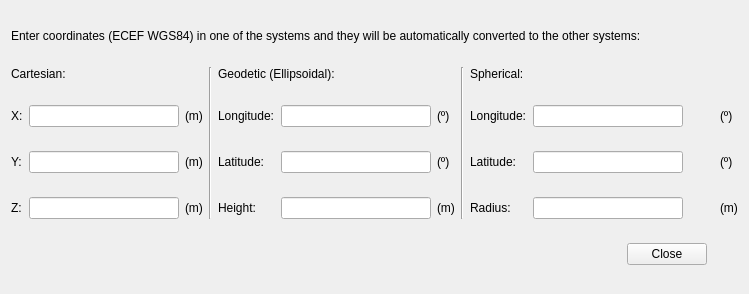
<?xml version="1.0" encoding="UTF-8"?>
<ui version="4.0">
 <class>GNSS_Coord_converter</class>
 <widget class="QDialog" name="GNSS_Coord_converter">
  <property name="geometry">
   <rect>
    <x>0</x>
    <y>0</y>
    <width>749</width>
    <height>294</height>
   </rect>
  </property>
  <property name="minimumSize">
   <size>
    <width>749</width>
    <height>294</height>
   </size>
  </property>
  <property name="maximumSize">
   <size>
    <width>749</width>
    <height>294</height>
   </size>
  </property>
  <property name="windowTitle">
   <string>GNSS Coordinate Converter</string>
  </property>
  <layout class="QGridLayout" name="gridLayout">
   <item row="3" column="2">
    <widget class="QLabel" name="label_18">
     <property name="sizePolicy">
      <sizepolicy hsizetype="Fixed" vsizetype="Fixed">
       <horstretch>0</horstretch>
       <verstretch>0</verstretch>
      </sizepolicy>
     </property>
     <property name="styleSheet">
      <string notr="true">color: rgb(0, 0, 0);</string>
     </property>
     <property name="text">
      <string>(m)</string>
     </property>
    </widget>
   </item>
   <item row="2" column="1">
    <widget class="QLineEdit" name="lineEditCoordConvX">
     <property name="sizePolicy">
      <sizepolicy hsizetype="Fixed" vsizetype="Fixed">
       <horstretch>0</horstretch>
       <verstretch>0</verstretch>
      </sizepolicy>
     </property>
     <property name="minimumSize">
      <size>
       <width>150</width>
       <height>0</height>
      </size>
     </property>
     <property name="clearButtonEnabled">
      <bool>true</bool>
     </property>
    </widget>
   </item>
   <item row="2" column="4">
    <widget class="QLabel" name="label_10">
     <property name="sizePolicy">
      <sizepolicy hsizetype="Fixed" vsizetype="Fixed">
       <horstretch>0</horstretch>
       <verstretch>0</verstretch>
      </sizepolicy>
     </property>
     <property name="toolTip">
      <string>Geodetic longitude coordinate component (in degrees). &lt;br&gt;Longitude interval is [-180..180].</string>
     </property>
     <property name="styleSheet">
      <string notr="true">color: rgb(0, 0, 0);</string>
     </property>
     <property name="text">
      <string>Longitude:</string>
     </property>
    </widget>
   </item>
   <item row="4" column="11">
    <widget class="QLabel" name="label_25">
     <property name="sizePolicy">
      <sizepolicy hsizetype="Fixed" vsizetype="Fixed">
       <horstretch>0</horstretch>
       <verstretch>0</verstretch>
      </sizepolicy>
     </property>
     <property name="styleSheet">
      <string notr="true">color: rgb(0, 0, 0);</string>
     </property>
     <property name="text">
      <string>(m)</string>
     </property>
    </widget>
   </item>
   <item row="1" column="0" colspan="2">
    <widget class="QLabel" name="label_5">
     <property name="sizePolicy">
      <sizepolicy hsizetype="Minimum" vsizetype="Fixed">
       <horstretch>0</horstretch>
       <verstretch>0</verstretch>
      </sizepolicy>
     </property>
     <property name="styleSheet">
      <string notr="true">color: rgb(0, 0, 0);</string>
     </property>
     <property name="text">
      <string>Cartesian:</string>
     </property>
    </widget>
   </item>
   <item row="2" column="9" colspan="2">
    <widget class="QLineEdit" name="lineEditCoordConvGeocLon">
     <property name="sizePolicy">
      <sizepolicy hsizetype="Fixed" vsizetype="Fixed">
       <horstretch>0</horstretch>
       <verstretch>0</verstretch>
      </sizepolicy>
     </property>
     <property name="minimumSize">
      <size>
       <width>150</width>
       <height>0</height>
      </size>
     </property>
     <property name="clearButtonEnabled">
      <bool>true</bool>
     </property>
    </widget>
   </item>
   <item row="4" column="9" colspan="2">
    <widget class="QLineEdit" name="lineEditCoordConvGeocRadius">
     <property name="sizePolicy">
      <sizepolicy hsizetype="Fixed" vsizetype="Fixed">
       <horstretch>0</horstretch>
       <verstretch>0</verstretch>
      </sizepolicy>
     </property>
     <property name="minimumSize">
      <size>
       <width>150</width>
       <height>0</height>
      </size>
     </property>
     <property name="clearButtonEnabled">
      <bool>true</bool>
     </property>
    </widget>
   </item>
   <item row="3" column="4">
    <widget class="QLabel" name="label_11">
     <property name="sizePolicy">
      <sizepolicy hsizetype="Minimum" vsizetype="Fixed">
       <horstretch>0</horstretch>
       <verstretch>0</verstretch>
      </sizepolicy>
     </property>
     <property name="toolTip">
      <string>Geodetic latitude coordinate component (in degrees). &lt;br&gt;Latitude interval is [-90..90].</string>
     </property>
     <property name="styleSheet">
      <string notr="true">color: rgb(0, 0, 0);</string>
     </property>
     <property name="text">
      <string>Latitude:</string>
     </property>
    </widget>
   </item>
   <item row="4" column="5">
    <widget class="QLineEdit" name="lineEditCoordConvGeodHeight">
     <property name="sizePolicy">
      <sizepolicy hsizetype="Fixed" vsizetype="Fixed">
       <horstretch>0</horstretch>
       <verstretch>0</verstretch>
      </sizepolicy>
     </property>
     <property name="minimumSize">
      <size>
       <width>150</width>
       <height>0</height>
      </size>
     </property>
     <property name="clearButtonEnabled">
      <bool>true</bool>
     </property>
    </widget>
   </item>
   <item row="3" column="0">
    <widget class="QLabel" name="label_7">
     <property name="sizePolicy">
      <sizepolicy hsizetype="Minimum" vsizetype="Fixed">
       <horstretch>0</horstretch>
       <verstretch>0</verstretch>
      </sizepolicy>
     </property>
     <property name="toolTip">
      <string>Y coordinate component (in metres).</string>
     </property>
     <property name="styleSheet">
      <string notr="true">color: rgb(0, 0, 0);</string>
     </property>
     <property name="text">
      <string>Y:</string>
     </property>
    </widget>
   </item>
   <item row="3" column="11">
    <widget class="QLabel" name="label_24">
     <property name="sizePolicy">
      <sizepolicy hsizetype="Fixed" vsizetype="Fixed">
       <horstretch>0</horstretch>
       <verstretch>0</verstretch>
      </sizepolicy>
     </property>
     <property name="styleSheet">
      <string notr="true">color: rgb(0, 0, 0);</string>
     </property>
     <property name="text">
      <string>(º)</string>
     </property>
    </widget>
   </item>
   <item row="4" column="4">
    <widget class="QLabel" name="label_12">
     <property name="sizePolicy">
      <sizepolicy hsizetype="Minimum" vsizetype="Fixed">
       <horstretch>0</horstretch>
       <verstretch>0</verstretch>
      </sizepolicy>
     </property>
     <property name="toolTip">
      <string>Geodetic height coordinate component (in metres).</string>
     </property>
     <property name="styleSheet">
      <string notr="true">color: rgb(0, 0, 0);</string>
     </property>
     <property name="text">
      <string>Height:</string>
     </property>
    </widget>
   </item>
   <item row="4" column="1">
    <widget class="QLineEdit" name="lineEditCoordConvZ">
     <property name="sizePolicy">
      <sizepolicy hsizetype="Fixed" vsizetype="Fixed">
       <horstretch>0</horstretch>
       <verstretch>0</verstretch>
      </sizepolicy>
     </property>
     <property name="minimumSize">
      <size>
       <width>150</width>
       <height>0</height>
      </size>
     </property>
     <property name="clearButtonEnabled">
      <bool>true</bool>
     </property>
    </widget>
   </item>
   <item row="1" column="4" colspan="2">
    <widget class="QLabel" name="label_9">
     <property name="sizePolicy">
      <sizepolicy hsizetype="Minimum" vsizetype="Fixed">
       <horstretch>0</horstretch>
       <verstretch>0</verstretch>
      </sizepolicy>
     </property>
     <property name="styleSheet">
      <string notr="true">color: rgb(0, 0, 0);</string>
     </property>
     <property name="text">
      <string>Geodetic (Ellipsoidal):</string>
     </property>
    </widget>
   </item>
   <item row="1" column="8" colspan="3">
    <widget class="QLabel" name="label_13">
     <property name="sizePolicy">
      <sizepolicy hsizetype="Minimum" vsizetype="Fixed">
       <horstretch>0</horstretch>
       <verstretch>0</verstretch>
      </sizepolicy>
     </property>
     <property name="styleSheet">
      <string notr="true">color: rgb(0, 0, 0);</string>
     </property>
     <property name="text">
      <string>Spherical:</string>
     </property>
    </widget>
   </item>
   <item row="2" column="5">
    <widget class="QLineEdit" name="lineEditCoordConvGeodLon">
     <property name="sizePolicy">
      <sizepolicy hsizetype="Fixed" vsizetype="Fixed">
       <horstretch>0</horstretch>
       <verstretch>0</verstretch>
      </sizepolicy>
     </property>
     <property name="minimumSize">
      <size>
       <width>150</width>
       <height>0</height>
      </size>
     </property>
     <property name="clearButtonEnabled">
      <bool>true</bool>
     </property>
    </widget>
   </item>
   <item row="4" column="6">
    <widget class="QLabel" name="label_20">
     <property name="sizePolicy">
      <sizepolicy hsizetype="Fixed" vsizetype="Fixed">
       <horstretch>0</horstretch>
       <verstretch>0</verstretch>
      </sizepolicy>
     </property>
     <property name="styleSheet">
      <string notr="true">color: rgb(0, 0, 0);</string>
     </property>
     <property name="text">
      <string>(m)</string>
     </property>
    </widget>
   </item>
   <item row="4" column="0">
    <widget class="QLabel" name="label_8">
     <property name="sizePolicy">
      <sizepolicy hsizetype="Fixed" vsizetype="Fixed">
       <horstretch>0</horstretch>
       <verstretch>0</verstretch>
      </sizepolicy>
     </property>
     <property name="toolTip">
      <string>Z coordinate component (in metres).</string>
     </property>
     <property name="styleSheet">
      <string notr="true">color: rgb(0, 0, 0);</string>
     </property>
     <property name="text">
      <string>Z:</string>
     </property>
    </widget>
   </item>
   <item row="4" column="2">
    <widget class="QLabel" name="label_19">
     <property name="sizePolicy">
      <sizepolicy hsizetype="Fixed" vsizetype="Fixed">
       <horstretch>0</horstretch>
       <verstretch>0</verstretch>
      </sizepolicy>
     </property>
     <property name="styleSheet">
      <string notr="true">color: rgb(0, 0, 0);</string>
     </property>
     <property name="text">
      <string>(m)</string>
     </property>
    </widget>
   </item>
   <item row="3" column="9" colspan="2">
    <widget class="QLineEdit" name="lineEditCoordConvGeocLat">
     <property name="sizePolicy">
      <sizepolicy hsizetype="Fixed" vsizetype="Fixed">
       <horstretch>0</horstretch>
       <verstretch>0</verstretch>
      </sizepolicy>
     </property>
     <property name="minimumSize">
      <size>
       <width>150</width>
       <height>0</height>
      </size>
     </property>
     <property name="clearButtonEnabled">
      <bool>true</bool>
     </property>
    </widget>
   </item>
   <item row="5" column="10" colspan="2">
    <widget class="QPushButton" name="pushButtonCoordConvClose">
     <property name="sizePolicy">
      <sizepolicy hsizetype="Fixed" vsizetype="Fixed">
       <horstretch>0</horstretch>
       <verstretch>0</verstretch>
      </sizepolicy>
     </property>
     <property name="focusPolicy">
      <enum>Qt::NoFocus</enum>
     </property>
     <property name="text">
      <string>Close</string>
     </property>
    </widget>
   </item>
   <item row="4" column="8">
    <widget class="QLabel" name="label_16">
     <property name="sizePolicy">
      <sizepolicy hsizetype="Fixed" vsizetype="Fixed">
       <horstretch>0</horstretch>
       <verstretch>0</verstretch>
      </sizepolicy>
     </property>
     <property name="toolTip">
      <string>Spherical radius coordinate component (in metres).</string>
     </property>
     <property name="styleSheet">
      <string notr="true">color: rgb(0, 0, 0);</string>
     </property>
     <property name="text">
      <string>Radius:</string>
     </property>
    </widget>
   </item>
   <item row="2" column="0">
    <widget class="QLabel" name="label_6">
     <property name="sizePolicy">
      <sizepolicy hsizetype="Minimum" vsizetype="Fixed">
       <horstretch>0</horstretch>
       <verstretch>0</verstretch>
      </sizepolicy>
     </property>
     <property name="toolTip">
      <string>X coordinate component (in metres).</string>
     </property>
     <property name="styleSheet">
      <string notr="true">color: rgb(0, 0, 0);</string>
     </property>
     <property name="text">
      <string>X:</string>
     </property>
    </widget>
   </item>
   <item row="2" column="2">
    <widget class="QLabel" name="label_17">
     <property name="sizePolicy">
      <sizepolicy hsizetype="Fixed" vsizetype="Fixed">
       <horstretch>0</horstretch>
       <verstretch>0</verstretch>
      </sizepolicy>
     </property>
     <property name="styleSheet">
      <string notr="true">color: rgb(0, 0, 0);</string>
     </property>
     <property name="text">
      <string>(m)</string>
     </property>
    </widget>
   </item>
   <item row="1" column="7" rowspan="4">
    <widget class="Line" name="line_2">
     <property name="orientation">
      <enum>Qt::Vertical</enum>
     </property>
    </widget>
   </item>
   <item row="2" column="11">
    <widget class="QLabel" name="label_23">
     <property name="sizePolicy">
      <sizepolicy hsizetype="Fixed" vsizetype="Fixed">
       <horstretch>0</horstretch>
       <verstretch>0</verstretch>
      </sizepolicy>
     </property>
     <property name="styleSheet">
      <string notr="true">color: rgb(0, 0, 0);</string>
     </property>
     <property name="text">
      <string>(º)</string>
     </property>
    </widget>
   </item>
   <item row="2" column="8">
    <widget class="QLabel" name="label_14">
     <property name="sizePolicy">
      <sizepolicy hsizetype="Fixed" vsizetype="Fixed">
       <horstretch>0</horstretch>
       <verstretch>0</verstretch>
      </sizepolicy>
     </property>
     <property name="toolTip">
      <string>Spherical longitude coordinate component (in degrees). &lt;br&gt;Longitude interval is [-180..180].</string>
     </property>
     <property name="styleSheet">
      <string notr="true">color: rgb(0, 0, 0);</string>
     </property>
     <property name="text">
      <string>Longitude:</string>
     </property>
    </widget>
   </item>
   <item row="3" column="6">
    <widget class="QLabel" name="label_21">
     <property name="sizePolicy">
      <sizepolicy hsizetype="Fixed" vsizetype="Fixed">
       <horstretch>0</horstretch>
       <verstretch>0</verstretch>
      </sizepolicy>
     </property>
     <property name="styleSheet">
      <string notr="true">color: rgb(0, 0, 0);</string>
     </property>
     <property name="text">
      <string>(º)</string>
     </property>
    </widget>
   </item>
   <item row="3" column="1">
    <widget class="QLineEdit" name="lineEditCoordConvY">
     <property name="sizePolicy">
      <sizepolicy hsizetype="Fixed" vsizetype="Fixed">
       <horstretch>0</horstretch>
       <verstretch>0</verstretch>
      </sizepolicy>
     </property>
     <property name="minimumSize">
      <size>
       <width>150</width>
       <height>0</height>
      </size>
     </property>
     <property name="clearButtonEnabled">
      <bool>true</bool>
     </property>
    </widget>
   </item>
   <item row="2" column="6">
    <widget class="QLabel" name="label_22">
     <property name="sizePolicy">
      <sizepolicy hsizetype="Fixed" vsizetype="Fixed">
       <horstretch>0</horstretch>
       <verstretch>0</verstretch>
      </sizepolicy>
     </property>
     <property name="styleSheet">
      <string notr="true">color: rgb(0, 0, 0);</string>
     </property>
     <property name="text">
      <string>(º)</string>
     </property>
    </widget>
   </item>
   <item row="3" column="5">
    <widget class="QLineEdit" name="lineEditCoordConvGeodLat">
     <property name="sizePolicy">
      <sizepolicy hsizetype="Fixed" vsizetype="Fixed">
       <horstretch>0</horstretch>
       <verstretch>0</verstretch>
      </sizepolicy>
     </property>
     <property name="minimumSize">
      <size>
       <width>150</width>
       <height>0</height>
      </size>
     </property>
     <property name="clearButtonEnabled">
      <bool>true</bool>
     </property>
    </widget>
   </item>
   <item row="1" column="3" rowspan="4">
    <widget class="Line" name="line">
     <property name="orientation">
      <enum>Qt::Vertical</enum>
     </property>
    </widget>
   </item>
   <item row="3" column="8">
    <widget class="QLabel" name="label_15">
     <property name="sizePolicy">
      <sizepolicy hsizetype="Fixed" vsizetype="Fixed">
       <horstretch>0</horstretch>
       <verstretch>0</verstretch>
      </sizepolicy>
     </property>
     <property name="toolTip">
      <string>Spherical latitude coordinate component (in degrees). &lt;br&gt;Latitude interval is [-90..90].</string>
     </property>
     <property name="styleSheet">
      <string notr="true">color: rgb(0, 0, 0);</string>
     </property>
     <property name="text">
      <string>Latitude:</string>
     </property>
    </widget>
   </item>
   <item row="0" column="0" colspan="12">
    <widget class="QLabel" name="label">
     <property name="sizePolicy">
      <sizepolicy hsizetype="Preferred" vsizetype="Fixed">
       <horstretch>0</horstretch>
       <verstretch>0</verstretch>
      </sizepolicy>
     </property>
     <property name="styleSheet">
      <string notr="true">color: rgb(0, 0, 0);</string>
     </property>
     <property name="text">
      <string>Enter coordinates (ECEF WGS84) in one of the systems and they will be automatically converted to the other systems:</string>
     </property>
    </widget>
   </item>
  </layout>
 </widget>
 <tabstops>
  <tabstop>lineEditCoordConvX</tabstop>
  <tabstop>lineEditCoordConvY</tabstop>
  <tabstop>lineEditCoordConvZ</tabstop>
  <tabstop>lineEditCoordConvGeodLon</tabstop>
  <tabstop>lineEditCoordConvGeodLat</tabstop>
  <tabstop>lineEditCoordConvGeodHeight</tabstop>
  <tabstop>lineEditCoordConvGeocLon</tabstop>
  <tabstop>lineEditCoordConvGeocLat</tabstop>
  <tabstop>lineEditCoordConvGeocRadius</tabstop>
  <tabstop>pushButtonCoordConvClose</tabstop>
 </tabstops>
 <resources/>
 <connections/>
</ui>
